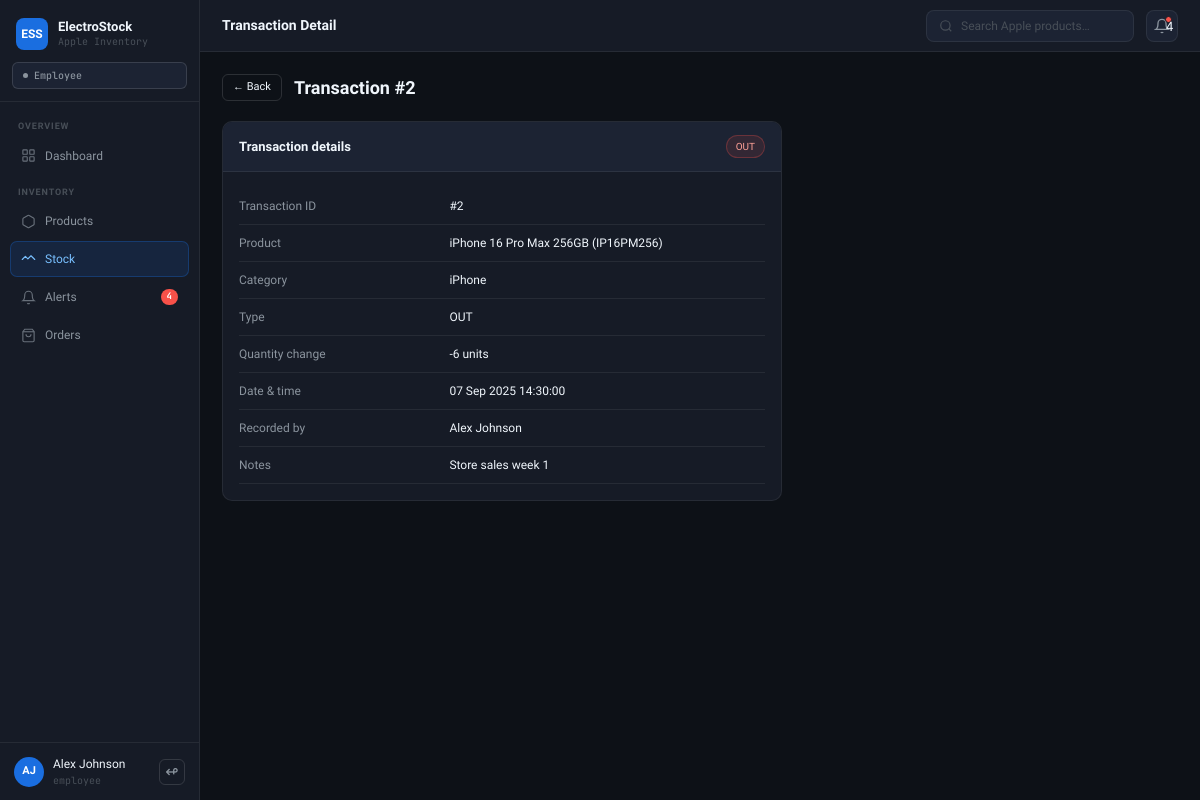
The app's page /stock/view.php?id=2 (signed in) with its own data.
### tables this page shows
CREATE TABLE stock_movements (
  id         INT AUTO_INCREMENT PRIMARY KEY,
  product_id INT  NOT NULL,
  type       ENUM('IN','OUT','ADJUSTMENT') NOT NULL,
  quantity   INT  NOT NULL,
  notes      VARCHAR(255),
  moved_by   INT  NOT NULL,
  created_at TIMESTAMP DEFAULT CURRENT_TIMESTAMP,
  FOREIGN KEY (product_id) REFERENCES products(id) ON DELETE CASCADE,
  FOREIGN KEY (moved_by)   REFERENCES users(id)    ON DELETE CASCADE
);

CREATE TABLE products (
  id          INT AUTO_INCREMENT PRIMARY KEY,
  name        VARCHAR(150) NOT NULL UNIQUE,
  sku         VARCHAR(40)  NOT NULL UNIQUE,
  category    ENUM('iPhone','Mac','iPad','Watch','Accessory') NOT NULL,
  description TEXT,
  price       DECIMAL(10,2) NOT NULL,
  quantity    INT           NOT NULL DEFAULT 0,
  min_qty     INT           NOT NULL DEFAULT 5,
  supplier    VARCHAR(100)  DEFAULT 'Apple Inc.',
  is_active   TINYINT(1)   NOT NULL DEFAULT 1,
  added_by    INT,
  created_at  TIMESTAMP    DEFAULT CURRENT_TIMESTAMP,
  updated_at  TIMESTAMP    DEFAULT CURRENT_TIMESTAMP ON UPDATE CURRENT_TIMESTAMP,
  FOREIGN KEY (added_by) REFERENCES users(id) ON DELETE SET NULL
);

CREATE TABLE users (
  id            INT AUTO_INCREMENT PRIMARY KEY,
  full_name     VARCHAR(100) NOT NULL,
  email         VARCHAR(150) NOT NULL UNIQUE,
  password_hash VARCHAR(255) NOT NULL,
  role          ENUM('store_owner','employee') NOT NULL DEFAULT 'employee',
  is_active     TINYINT(1)  NOT NULL DEFAULT 1,
  created_at    TIMESTAMP   DEFAULT CURRENT_TIMESTAMP
);

### auth/session.php (called while the page is built, shortened)
<?php
function h($s) { return htmlspecialchars((string)$s, ENT_QUOTES, 'UTF-8'); }

### stock/view.php (the view, shortened to what this page needs)
<?php
require_once "../includes/header.php";
$id = (int)($_GET["id"] ?? 0);
$tx = mysqli_fetch_assoc(mysqli_query($conn,
    "SELECT sm.*,p.name pname,p.sku,p.category,u.full_name dby
     FROM stock_movements sm
     JOIN products p ON p.id=sm.product_id
     JOIN users u ON u.id=sm.moved_by
     WHERE sm.id=$id"));
$tc = ["IN"=>"b-green","OUT"=>"b-red","ADJUSTMENT"=>"b-amber"];
$sign = $tx["quantity"] > 0 ? "+" : "";
?>
<div class="page-hdr">
  <a href="search.php" class="btn btn-outline btn-sm">&larr; Back</a>
  <h1>Transaction #<?= $id ?></h1>
</div>
<div class="card" style="max-width:560px">
  <div class="card-hdr">
    <span class="card-title">Transaction details</span>
    <span class="badge <?= $tc[$tx["type"]] ?>"><?= $tx["type"] ?></span>
  </div>
  <div class="card-body">
  <table style="width:100%;border-collapse:collapse;font-size:12px">
    <?php foreach([
      "Transaction ID" => "#".$id,
      "Product"        => $tx["pname"]." (".$tx["sku"].")",
      "Category"       => $tx["category"],
      "Type"           => $tx["type"],
      "Quantity change"=> $sign.$tx["quantity"]." units",
      "Date & time"    => date("d M Y H:i:s",strtotime($tx["created_at"])),
      "Recorded by"    => $tx["dby"],
      "Notes"          => ($tx["notes"] ?? "—"),
    ] as $k=>$v): ?>
    <tr>
      <td style="padding:9px 0;color:var(--t2);width:40%;border-bottom:0.5px solid var(--b)"><?= $k ?></td>
      <td style="padding:9px 0;font-weight:500;border-bottom:0.5px solid var(--b)"><?= h($v) ?></td>
    </tr>
    <?php endforeach; ?>
  </table>
  </div>
</div>
<?php require_once "../includes/footer.php"; ?>

### assets/style.css (style rules this page uses)
:root { --bg:#0D1117;--bg2:#161B26;--bg3:#1C2333;--bg4:#232B3E; --b:rgba(255,255,255,.07);--b2:rgba(255,255,255,.13); --t1:#F0F6FC;--t2:#8B949E;--t3:#484F58; --blue:#1A6EE0;--bbg:rgba(26,110,224,.13);--bbd:rgba(26,110,224,.3); --green:#3FB950;--gbg:rgba(63,185,80,.1);--gbd:rgba(63,185,80,.28); --amber:#D29922;--abg:rgba(210,153,34,.1);--abd:rgba(210,153,34,.28); --red:#F85149;--rbg:rgba(248,81,73,.1);--rbd:rgba(248,81,73,.28); --sb:200px;--tb:52px;--r:10px;--rs:7px;--rl:14px; --font:'Sora',sans-serif;--mono:'JetBrains Mono',monospace; }
* { box-sizing:border-box;margin:0;padding:0 }
body { font-family:var(--font);background:var(--bg);color:var(--t1);font-size:13px;line-height:1.5 }
a { text-decoration:none;color:inherit }
.page-hdr { display:flex;align-items:center;gap:12px;margin-bottom:20px }
.page-hdr h1 { font-size:18px;font-weight:600;flex:1 }
.card { background:var(--bg2);border:1px solid var(--b);border-radius:var(--r);overflow:hidden;margin-bottom:16px }
.card-hdr { display:flex;align-items:center;gap:10px;padding:13px 16px;border-bottom:1px solid var(--b);background:var(--bg3) }
.card-title { font-size:13px;font-weight:600;flex:1 }
.card-body { padding:16px }
.badge { display:inline-block;font-size:10px;font-weight:500;padding:3px 9px;border-radius:20px;border:1px solid;white-space:nowrap }
.b-red { background:var(--rbg);color:#ffa198;border-color:var(--rbd) }
.btn { display:inline-flex;align-items:center;justify-content:center;gap:7px;padding:7px 14px;border-radius:var(--rs);font-size:12px;font-weight:500;cursor:pointer;border:1px solid transparent;font-family:var(--font);transition:all .12s;white-space:nowrap;text-decoration:none }
.btn-outline { background:transparent;color:var(--t1);border-color:var(--b2) }
.btn-sm { padding:4px 10px;font-size:11px;border-radius:6px }

### records on screen
stock_movements: type "OUT", product.category "iPhone", moved_by.full_name "Alex Johnson", notes "Store sales week 1"

### other values on screen
$ac "4"
initials() "AJ"
$_SESSION['name'] "Alex Johnson"
$_SESSION['role'] "employee"
$t "Transaction Detail"
$_ac "4"
$id "2"
$k "Transaction ID"
$v "#2"
$k "Product"
$v "iPhone 16 Pro Max 256GB (IP16PM256)"
$k "Category"
$k "Type"
$k "Quantity change"
$v "-6 units"
